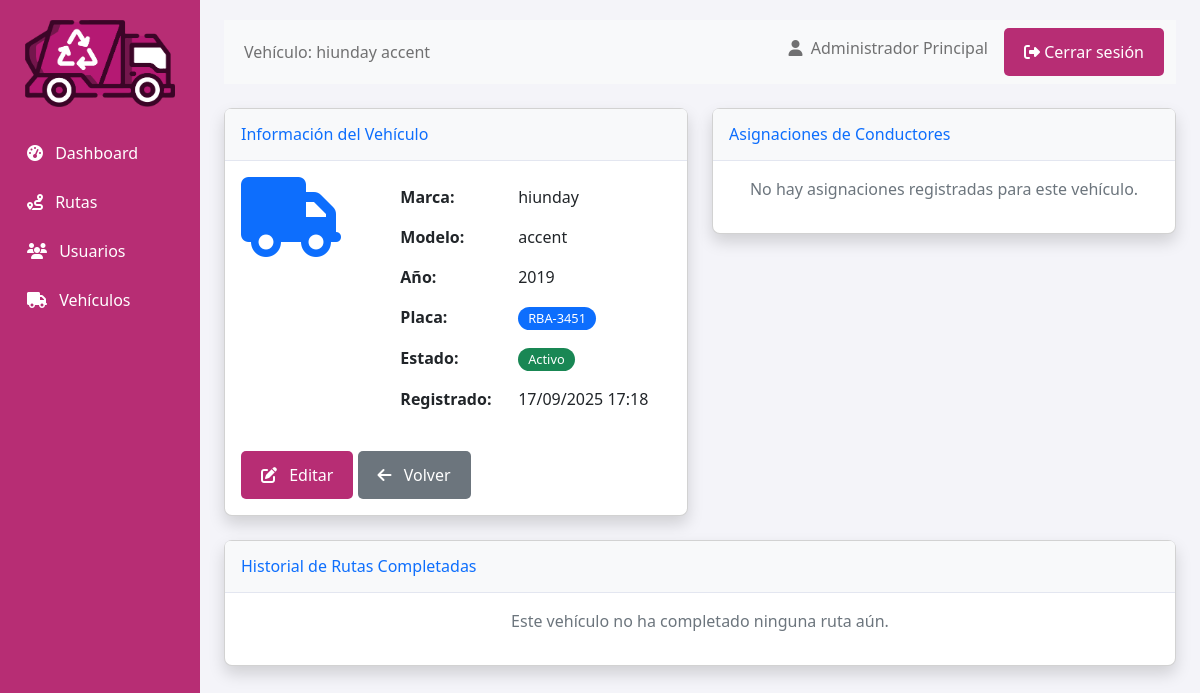
Screenshot of /admin/view_vehicle/1 (signed in) with the database file from the repository.
### app.py (models this page shows, shortened)
class Vehicle(db.Model):
    id = db.Column(db.Integer, primary_key=True)
    brand = db.Column(db.String(100), nullable=False)
    model = db.Column(db.String(100), nullable=False)
    year = db.Column(db.Integer, nullable=False)
    plate_number = db.Column(db.String(20), unique=True, nullable=False)
    active = db.Column(db.Boolean, default=True)
    created_at = db.Column(db.DateTime, default=datetime.utcnow)
    drivers = db.relationship('VehicleAssignment', backref='vehicle', lazy=True)

class User(db.Model, UserMixin):
    id = db.Column(db.Integer, primary_key=True)
    username = db.Column(db.String(100), unique=True, nullable=False)
    email = db.Column(db.String(120), unique=True, nullable=False)
    password_hash = db.Column(db.String(200), nullable=False)
    first_name = db.Column(db.String(100), nullable=False)
    last_name = db.Column(db.String(100), nullable=False)
    cedula = db.Column(db.String(20), unique=True, nullable=False)
    role = db.Column(db.String(20), default='driver')
    active = db.Column(db.Boolean, default=True)
    created_at = db.Column(db.DateTime, default=datetime.utcnow)
    driver_info = db.relationship('DriverInfo', backref='user', uselist=False, cascade="all, delete-orphan")
    routes_created = db.relationship('Route', backref='creator', lazy=True, foreign_keys='Route.creator_id')
    routes_driven = db.relationship('RouteCompletion', backref='driver', lazy=True)

### app.py (the view)
    @app.route('/admin/view_vehicle/<int:vehicle_id>')
    @admin_required
    def admin_view_vehicle(vehicle_id):
        vehicle = Vehicle.query.get_or_404(vehicle_id)
        assignments = VehicleAssignment.query.filter_by(vehicle_id=vehicle_id).order_by(VehicleAssignment.assigned_at.desc()).all()
        route_completions = RouteCompletion.query.filter_by(vehicle_id=vehicle_id).order_by(RouteCompletion.completed_at.desc()).all()
        total_routes = len(route_completions)
        completed_routes = len([rc for rc in route_completions if rc.status == 'completed'])
        total_distance = sum([rc.route.distance or 0 for rc in route_completions if rc.status == 'completed'])
        return render_template('admin/view_vehicle.html',
                             vehicle=vehicle,
                             assignments=assignments,
                             route_completions=route_completions,
                             total_routes=total_routes,
                             completed_routes=completed_routes,
                             total_distance=total_distance)

### app.py (called while the page is built)
def role_required(*roles):
    def decorator(f):
        @wraps(f)
        def decorated_function(*args, **kwargs):
            if not current_user.is_authenticated:
                flash('Debes iniciar sesión para acceder a esta página.', 'danger')
                return redirect(url_for('login'))
            if current_user.role not in roles:
                flash('No tienes permisos para acceder a esta página.', 'danger')
                return redirect(url_for('dashboard'))
            return f(*args, **kwargs)
        return decorated_function
    return decorator

### templates/admin/view_vehicle.html (shortened to what this page needs)
{% extends "base.html" %}
{% block page_title %}Vehículo: {{ vehicle.brand }} {{ vehicle.model }}{% endblock %}
{% block sidebar_items %}
<li class="nav-item">
    <a href="{{ url_for('admin_dashboard') }}" class="nav-link">
        <i class="fas fa-tachometer-alt me-2"></i> Dashboard
    </a>
</li>
<li class="nav-item">
    <a href="{{ url_for('manage_routes') }}" class="nav-link">
        <i class="fas fa-route me-2"></i> Rutas
    </a>
</li>
<li class="nav-item">
    <a href="{{ url_for('manage_users') }}" class="nav-link">
        <i class="fas fa-users me-2"></i> Usuarios
    </a>
</li>
<li class="nav-item">
    <a href="{{ url_for('manage_vehicles') }}" class="nav-link">
        <i class="fas fa-truck me-2"></i> Vehículos
    </a>
</li>
{% endblock %}
{% block content %}
<div class="row">
    <div class="col-md-6">
        <div class="card shadow mb-4">
            <div class="card-header py-3">
                <h6 class="m-0 font-weight-bold text-primary">Información del Vehículo</h6>
            </div>
            <div class="card-body">
                <div class="row">
                    <div class="col-sm-4">
                        <i class="fas fa-truck fa-5x text-primary mb-3"></i>
                    </div>
                    <div class="col-sm-8">
                        <table class="table table-borderless">
                            <tr>
                                <td><strong>Marca:</strong></td>
                                <td>{{ vehicle.brand }}</td>
                            </tr>
                            <tr>
                                <td><strong>Modelo:</strong></td>
                                <td>{{ vehicle.model }}</td>
                            </tr>
                            <tr>
                                <td><strong>Año:</strong></td>
                                <td>{{ vehicle.year }}</td>
                            </tr>
                            <tr>
                                <td><strong>Placa:</strong></td>
                                <td><span class="badge bg-primary">{{ vehicle.plate_number }}</span></td>
                            </tr>
                            <tr>
                                <td><strong>Estado:</strong></td>
                                <td>
                                    {% if vehicle.active %}
                                        <span class="badge bg-success">Activo</span>
                                    {% else %}
                                        <span class="badge bg-secondary">Inactivo</span>
                                    {% endif %}
                                </td>
                            </tr>
                            <tr>
                                <td><strong>Registrado:</strong></td>
                                <td>{{ vehicle.created_at|datetime_format }}</td>
                            </tr>
                        </table>
                    </div>
                </div>
                <div class="mt-3">
                    <a href="{{ url_for('edit_vehicle', vehicle_id=vehicle.id) }}" class="btn btn-warning">
                        <i class="fas fa-edit me-2"></i> Editar
                    </a>
                    <a href="{{ url_for('manage_vehicles') }}" class="btn btn-secondary">
                        <i class="fas fa-arrow-left me-2"></i> Volver
                    </a>
                </div>
            </div>
        </div>
    </div>
    <div class="col-md-6">
        <div class="card shadow mb-4">
            <div class="card-header py-3">
                <h6 class="m-0 font-weight-bold text-primary">Asignaciones de Conductores</h6>
            </div>
            <div class="card-body">
                {% if assignments %}
                <div class="table-responsive">
                    <table class="table table-bordered table-sm">
                        <thead>
                            <tr>
                                <th>Conductor</th>
                                <th>Fecha Asignación</th>
                                <th>Estado</th>
                            </tr>
                        </thead>
                        <tbody>
                            {% for assignment in assignments %}
                            <tr>
                                <td>
                                    {% if assignment.driver and assignment.driver.user %}
                                        {{ assignment.driver.user.first_name }} {{ assignment.driver.user.last_name }}
                                    {% else %}
                                        Usuario no disponible
                                    {% endif %}
                                </td>
                                <td>{{ assignment.assigned_at|datetime_format }}</td>
                                <td>
                                    {% if assignment.active %}
                                        <span class="badge bg-success">Activa</span>
                                    {% else %}
                                        <span class="badge bg-secondary">Inactiva</span>
                                    {% endif %}
                                </td>
                            </tr>
                            {% endfor %}
                        </tbody>
                    </table>
                </div>
                {% else %}
                <p class="text-center text-muted">No hay asignaciones registradas para este vehículo.</p>
                {% endif %}
            </div>
        </div>
    </div>
</div>
<div class="card shadow mb-4">
    <div class="card-header py-3">
        <h6 class="m-0 font-weight-bold text-primary">Historial de Rutas Completadas</h6>
    </div>
    <div class="card-body">
        {% if completions %}
        <div class="table-responsive">
            <table class="table table-bordered" id="completionsTable">
                <thead>
                    <tr>
                        <th>Fecha</th>
                        <th>Ruta</th>
                        <th>Conductor</th>
                        <th>Estado</th>
                        <th>Combustible</th>
                        <th>Notas</th>
                    </tr>
                </thead>
                <tbody>
                    {% for completion in completions %}
                    <tr>
                        <td>
                            {% if completion.completed_at %}
                                {{ completion.completed_at|datetime_format }}
                            {% elif completion.started_at %}
                                {{ completion.started_at|datetime_format }}
                            {% else %}
                                N/A
                            {% endif %}
                        </td>
                        <td>
                            {% if completion.route %}
                                {{ completion.route.name }}
                            {% else %}
                                Ruta eliminada
                            {% endif %}
                        </td>
                        <td>
                            {% if completion.driver %}
                                {{ completion.driver.first_name }} {{ completion.driver.last_name }}
                            {% else %}
                                Usuario no disponible
                            {% endif %}
                        </td>
                        <td>
                            {% if completion.status == 'completed' %}
                                <span class="badge bg-success">Completado</span>
                            {% elif completion.status == 'in_progress' %}
                                <span class="badge bg-warning">En progreso</span>
                            {% elif completion.status == 'canceled' %}
                                <span class="badge bg-danger">Cancelado</span>
                            {% else %}
                                <span class="badge bg-secondary">{{ completion.status|title }}</span>
                            {% endif %}
                        </td>
                        <td>
                            {% if completion.fuel_start and completion.fuel_end %}
                                <span class="text-success">{{ completion.fuel_start }}/4</span> →
                                <span class="text-danger">{{ completion.fuel_end }}/4</span>
                                <br><small class="text-muted">Consumo: {{ completion.fuel_consumption or 0 }}/4</small>
                            {% elif completion.fuel_start %}
                                Inicial: {{ completion.fuel_start }}/4
                            {% else %}
                                N/A
                            {% endif %}
                        </td>
                        <td>
                            {% if completion.notes %}
                                <small>{{ completion.notes|truncate(50) }}</small>
                            {% else %}
                                <span class="text-muted">Sin notas</span>
                            {% endif %}
                        </td>
                    </tr>
                    {% endfor %}
                </tbody>
            </table>
        </div>
        {% else %}
        <p class="text-center text-muted">Este vehículo no ha completado ninguna ruta aún.</p>
        {% endif %}
    </div>
</div>
{% endblock %}
{% block extra_css %}
<link rel="stylesheet" href="https://cdn.datatables.net/1.11.5/css/dataTables.bootstrap5.min.css">
{% endblock %}

### templates/base.html (shortened to what this page needs)
<!DOCTYPE html>
<html lang="es">
<head>
    <link rel="stylesheet" href="https://cdn.jsdelivr.net/npm/bootstrap@5.2.3/dist/css/bootstrap.min.css">
    <link rel="stylesheet" href="https://cdnjs.cloudflare.com/ajax/libs/font-awesome/6.2.1/css/all.min.css">
    <link rel="stylesheet" href="/static/styles.css">
    {% block extra_css %}{% endblock %}
</head>
<body>
    <div class="container-fluid">
        <div class="row">
            <div class="col-md-2 d-md-block sidebar collapse">
                <div class="position-sticky">
                    <div class="text-center mb-4">
                        <img src="{{ url_for('static', filename='img/logo_rec2.png') }}"
                            alt="Logo Optimización de Rutas" class="img-fluid" style="max-width: 150px;">
                    </div>
                    <ul class="nav flex-column">
                        {% block sidebar_items %}
                        {% endblock %}
                    </ul>
                </div>
            </div>
            <div class="col-md-10 ms-sm-auto px-md-4 content">
                <nav class="navbar navbar-expand-lg navbar-light bg-light mb-4">
                    <div class="container-fluid">
                        <div class="collapse navbar-collapse">
                            <ul class="navbar-nav me-auto mb-2 mb-lg-0">
                                <li class="nav-item">
                                    <span class="nav-link">
                                        {% block page_title %}Dashboard{% endblock %}
                                    </span>
                                </li>
                            </ul>
                            <div class="d-flex">
                                <span class="navbar-text me-3">
                                    <i class="fas fa-user me-1"></i> {{ current_user.first_name }} {{
                                    current_user.last_name }}
                                </span>
                                <a href="{{ url_for('logout') }}" class="btn btn-outline-danger btn-sm">
                                    <i class="fas fa-sign-out-alt"></i> Cerrar sesión
                                </a>
                            </div>
                        </div>
                    </div>
                </nav>
                {% block content %}{% endblock %}
            </div>
        </div>
    </div>
</body>
</html>

### static/styles.css (style rules this page uses)
* { box-sizing: border-box; margin: 0; padding: 0; }
body { font-family: 'Segoe UI', Arial, sans-serif; background-color: #f4f4f9; margin: 0; padding: 0; color: #333; min-height: 100vh; display: flex; flex-direction: column; }
button, .btn { background-color: #b72d74; color: white; border: none; padding: 12px 20px; border-radius: 5px; cursor: pointer; font-size: 16px; font-weight: 500; transition: background-color 0.3s; text-decoration: none; display: inline-block; }
.btn-secondary { background-color: #721c24; }
table { width: 100%; border-collapse: collapse; }
th, td { padding: 12px 15px; text-align: left; border-bottom: 1px solid #eee; }
tr:last-child td { border-bottom: none; }
.btn-secondary { background-color: #6c757d; }
.badge { display: inline-block; padding: 5px 10px; border-radius: 15px; font-size: 0.8rem; font-weight: 500; }

### templates/base.html (style rules this page uses)
.sidebar { min-height: 100vh; background-color: #b72d74; color: #b72d74; padding-top: 20px; }
.sidebar a { color: #fff; text-decoration: none; padding: 10px 15px; display: block; }
.sidebar .nav-item { margin-bottom: 5px; }
.content { padding: 20px; }
.card { margin-bottom: 20px; border-radius: 8px; box-shadow: 0 2px 4px rgba(0, 0, 0, 0.1); }
.card-header { background-color: #f8f9fa; border-bottom: 1px solid #e3e6f0; font-weight: bold; }

### rows the page displays
Vehicle: brand "hiunday", model "accent", year "2019", plate_number "RBA-3451", created_at "17/09/2025 17:18"
User: first_name "Administrador", last_name "Principal"
